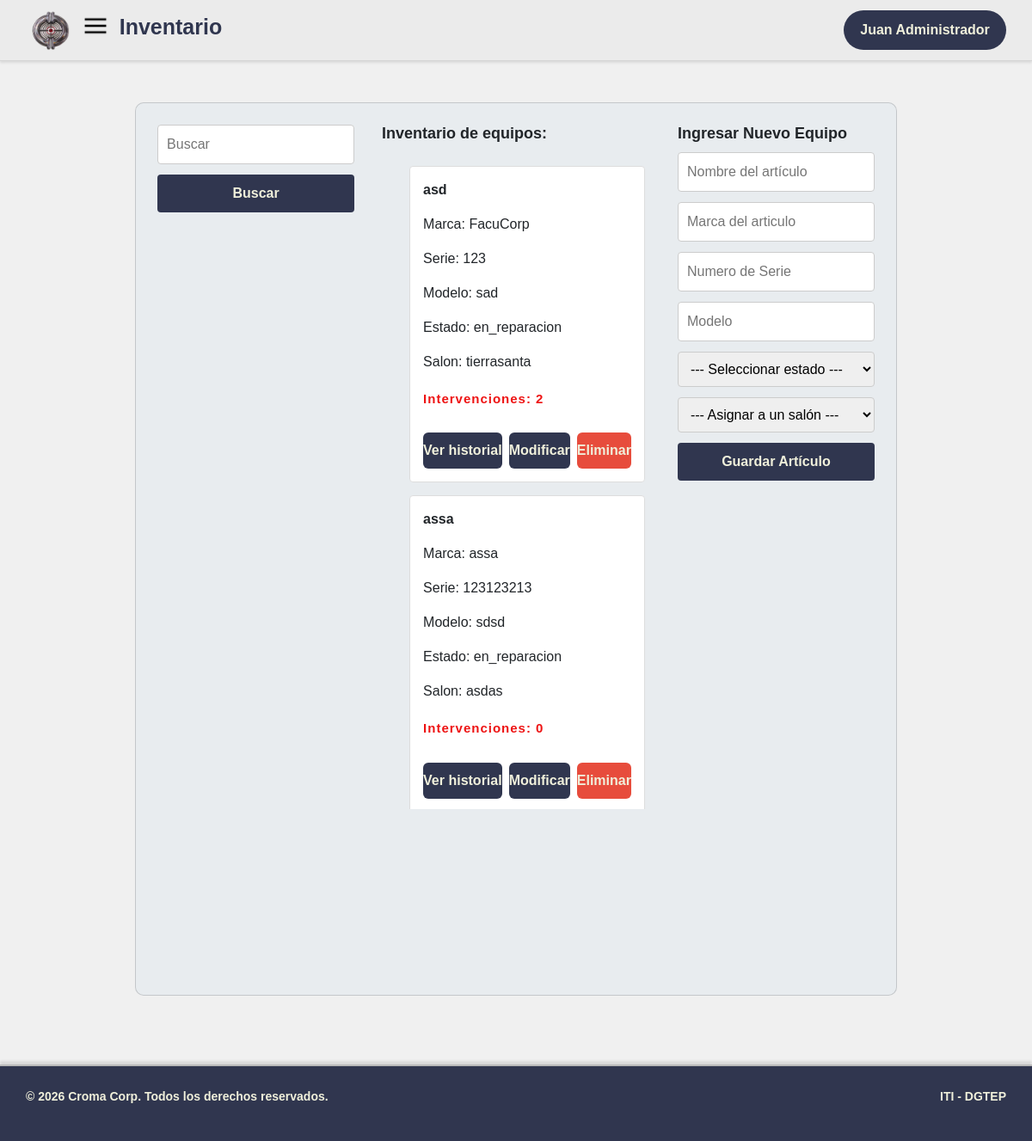
/Presentacion/html/inventario.php (signed in), run on the app's committed database.
### tables this page shows
CREATE TABLE `inventario` (
  `numero_serie` varchar(50) NOT NULL,
  `nombre` varchar(50) NOT NULL,
  `marca` varchar(50) NOT NULL,
  `modelo` varchar(50) NOT NULL,
  `estado` enum('operativo','en_reparacion','de_baja','prestado') NOT NULL DEFAULT 'operativo',
  `numero_intervenciones` int(11) NOT NULL DEFAULT 0,
  `id_salon` int(11) NOT NULL,
  `cedula_administrador` varchar(12) DEFAULT NULL
);

CREATE TABLE `salon` (
  `id_salon` int(11) NOT NULL,
  `nombre` varchar(50) NOT NULL,
  `tipo` enum('laboratorio','taller','aula','oficina') NOT NULL
);

### Datos/Clases/ClassInventario.php (called while the page is built, shortened)
<?php
require __DIR__ . '/../DataBase/ConexionMYSQL/conexion.php';
class Inventario{
 public static function mostrar(){
    global $conexion;
    $sql = $conexion->query("SELECT tipo, nombre, id_salon FROM salon");
    $sql2 = $conexion->query("SELECT inventario.numero_serie, inventario.nombre, inventario.marca, inventario.modelo,
               inventario.estado, inventario.numero_intervenciones, inventario.id_salon,
               salon.nombre AS nombre_salon
                FROM inventario
                JOIN salon ON inventario.id_salon = salon.id_salon");
    $salones = $sql->fetch_all(MYSQLI_ASSOC);
    $equipos = $sql2->fetch_all(MYSQLI_ASSOC);
    return [
        "salones" => $salones,
        "equipos" => $equipos
    ];
}
}
?>

### Procesos/mostrarinventario.php (called while the page is built, shortened)
<?php
require __DIR__ . "../../Datos/Clases/ClassInventario.php";
if($_SERVER['REQUEST_METHOD'] === 'POST'){
$ok = Inventario::mostrar();
$salones = $ok['salones'];
$equipos = $ok['equipos'];
}else{
    $ok = Inventario::mostrar();
    $equipos = $ok['equipos'];
}
$editando = null;
?>

### Presentacion/html/inventario.php (the view, shortened to what this page needs)
<!DOCTYPE html>
<html lang="en">
<head>
  <link rel="stylesheet" href="https://cdn.jsdelivr.net/npm/bootstrap@5.3.3/dist/css/bootstrap.min.css">
  <link rel="stylesheet" href="../css/global.css">
  <link rel="stylesheet" href="../css/inventario.css">
</head>
<body data-modulo="inventario">
<header>
   <h1 id="titulo">Inventario</h1>
 <?php require '../globales/Header.php'?>
</header>
    <main>
          <section id="contenido">
            <section id="busqueda">
                <form method="post" action="../../Procesos/busquedainventario.php">
                <input id="inptbusqueda" name="nombre" placeholder="Buscar">
                <button type="submit">Buscar</button>
                </form>
            </section>
            <article id="seccion-listado">
                <h3 class="titulo-seccion">Inventario de equipos:</h3>
                    <?php
                    include_once '../../Procesos/mostrarinventario.php';
                    ?>
                        <ul id="listado-equipos">
        <?php foreach ($equipos as $equipo): ?>
            <li class="tarjeta-producto">
                <p class="tarjeta-nombre"><?= htmlspecialchars($equipo['nombre']) ?></p>
                <p class="tarjeta-marca">Marca: <?= htmlspecialchars($equipo['marca']) ?></p>
                <p class="tarjeta-serie">Serie: <?= htmlspecialchars($equipo['numero_serie']) ?></p>
                <p class="tarjeta-modelo">Modelo: <?= htmlspecialchars($equipo['modelo']) ?></p>
                <p class="tarjeta-estado">Estado: <?= htmlspecialchars($equipo['estado']) ?></p>
                <p class="tarjeta-salon">Salon: <?= htmlspecialchars($equipo['nombre_salon'] ?? 'Sin asignar') ?></p>
                <p class="tarjeta-intervenciones">Intervenciones: <?= $equipo['numero_intervenciones'] ?></p>
                <div class="tarjeta-acciones">
                    <form method="post" action="../../Procesos/registrarintervencion.php">
                    <a class="boton-historial" href="?historial=<?= $equipo['numero_serie'] ?>">Ver historial</a>
                    </form>
                    <form>
                    <a class="boton-modificar" href="?editar=<?= $equipo['numero_serie'] ?>">Modificar</a>
                    </form>
                    <form method="post" action="../../Procesos/eliminarinventario.php" style="display:inline">
                        <button class="boton-eliminar" type="submit" onclick="return confirm('¿Seguro que quiere eliminar este equipo?')">Eliminar</button>
                    </form>
                </div>
            </li>
        <?php endforeach; ?>
        </ul>
            </article>
            <article id="seccion-formulario">
                <h3 class="titulo-seccion">Ingresar Nuevo Equipo</h3>
                <form id="formulario-producto" method="post" action="../../Procesos/backend/procesoinventario.php">
                    <input name="nombre" type="text" id="nombre" placeholder="Nombre del artículo" required value="<?= $editando ? htmlspecialchars($editando['nombre']) : '' ?>">
                    <input name="marca" type="text" id="marca" placeholder="Marca del articulo" required value="<?= $editando ? htmlspecialchars($editando['marca']) : '' ?>">
                    <input name="numero_serie" type="text" class="numSerie" placeholder="Numero de Serie" required value="<?= $editando ? htmlspecialchars($editando['numero_serie']) : '' ?>" <?= $editando ? 'readonly' : '' ?>>
                    <input name="modelo" type="text" class="numSerie" placeholder="Modelo" required value="<?= $editando ? htmlspecialchars($editando['modelo']) : '' ?>">
                    <select name="estado" id="estado" required>
                        <option value="">--- Seleccionar estado ---</option>
                    </select>
                    <select name="id_salon" id="salonInventario" required>
                        <option value="">--- Asignar a un salón ---</option>
                    </select>
                    <button id="submit" type="submit">Guardar Artículo</button>
                </form>
            </article>
        </section>
    </main>
        <?php include '../globales/Footer.php' ?>
</body>
</html>

### Presentacion/css/global.css (style rules this page uses)
* { margin: 0; padding: 0; box-sizing: border-box; text-decoration: none; font-family:Arial, Helvetica, sans-serif; }
html { scroll-behavior: smooth; overflow-x: hidden; }
body { font-family: 'Helvetica Neue', Helvetica, Arial, sans-serif; margin: 0; padding: 0; display: flex; flex-direction: column; min-height: 100vh; background-color: #f0f0f0; overflow-x: hidden; max-width: 100%; }
main { flex: 1; display: flex; justify-content: center; min-width: 0; }
#titulo { text-align: left; order: 3; }
header { display: grid; grid-template-columns: auto auto auto 1fr; align-items: center; border-bottom: 1px solid #d6d6d6; background-color: #ebebeb; box-shadow: 0 2px 3px rgba(0, 0, 0, 0.1); padding: 10px 30px; }
header h1 { font-size: 25px; color: #30364F; font-weight: bold; margin-left: 0.5em; }

### Presentacion/css/inventario.css (style rules this page uses)
.titulo-seccion { font-size: 18px; margin-bottom: 10px; font-weight: bold; }
.tarjeta-producto { background-color: white; border: 1px solid #ddd; padding: 15px; margin-bottom: 15px; border-radius: 4px; transition: all 0.3s ease; display: flex; flex-direction: column; }
.tarjeta-nombre { font-weight: bold; font-size: 16px; }
.tarjeta-acciones { display: flex; gap: 8px; margin-top: auto; padding-top: 12px; }
.boton-historial, .boton-modificar, .boton-eliminar { flex: 1; padding: 9px 0; font-weight: bold; border: none; border-radius: 6px; cursor: pointer; transition: 0.25s ease; color: #F0F0DB; }
.boton-historial, .boton-modificar { background-color: #30364F; }
.boton-eliminar { background-color: #e74c3c; }
.tarjeta-intervenciones { color: #ee1313; font-size: 15px; margin-top: 4px; font-weight: bold; letter-spacing: 1px; }
#contenido { background-color: #e8ecef; padding: 25px; border-radius: 10px; margin-top: 20px; border: 1px solid rgba(0, 0, 0, 0.158); display: flex; align-items: flex-start; gap: 2em; margin: 3em; transition: 0.5s; }
#seccion-listado { flex: 1; max-height: 60vh; overflow-y: auto; padding-right: 6px; }
#seccion-formulario { position: sticky; top: 20px; align-self: flex-start; min-width: 220px; }
#contenido input { transition: 0.5s; }
form { display: flex; flex-direction: column; gap: 12px; }
a { display: inline-block; text-decoration: none; }
input, select, button { padding: 10px; font-size: 16px; border: 1px solid #ccc; border-radius: 4px; }
button, #submit { background-color: #30364F; color: #F0F0DB; border: none; cursor: pointer; transition: 0.5s; font-weight: bold; }
ul { list-style: none; }

### data on the page
inventario: nombre "asd", marca "FacuCorp", numero_serie "123", modelo "sad", estado "en_reparacion", id_salon.nombre "tierrasanta", numero_intervenciones "2"
inventario: nombre "assa", marca "assa", numero_serie "123123213", modelo "sdsd", estado "en_reparacion", id_salon.nombre "asdas", numero_intervenciones "0"

### other printed values
$usuario['nombre'] . " " . $usuario['apellido'] "Juan Administrador"
